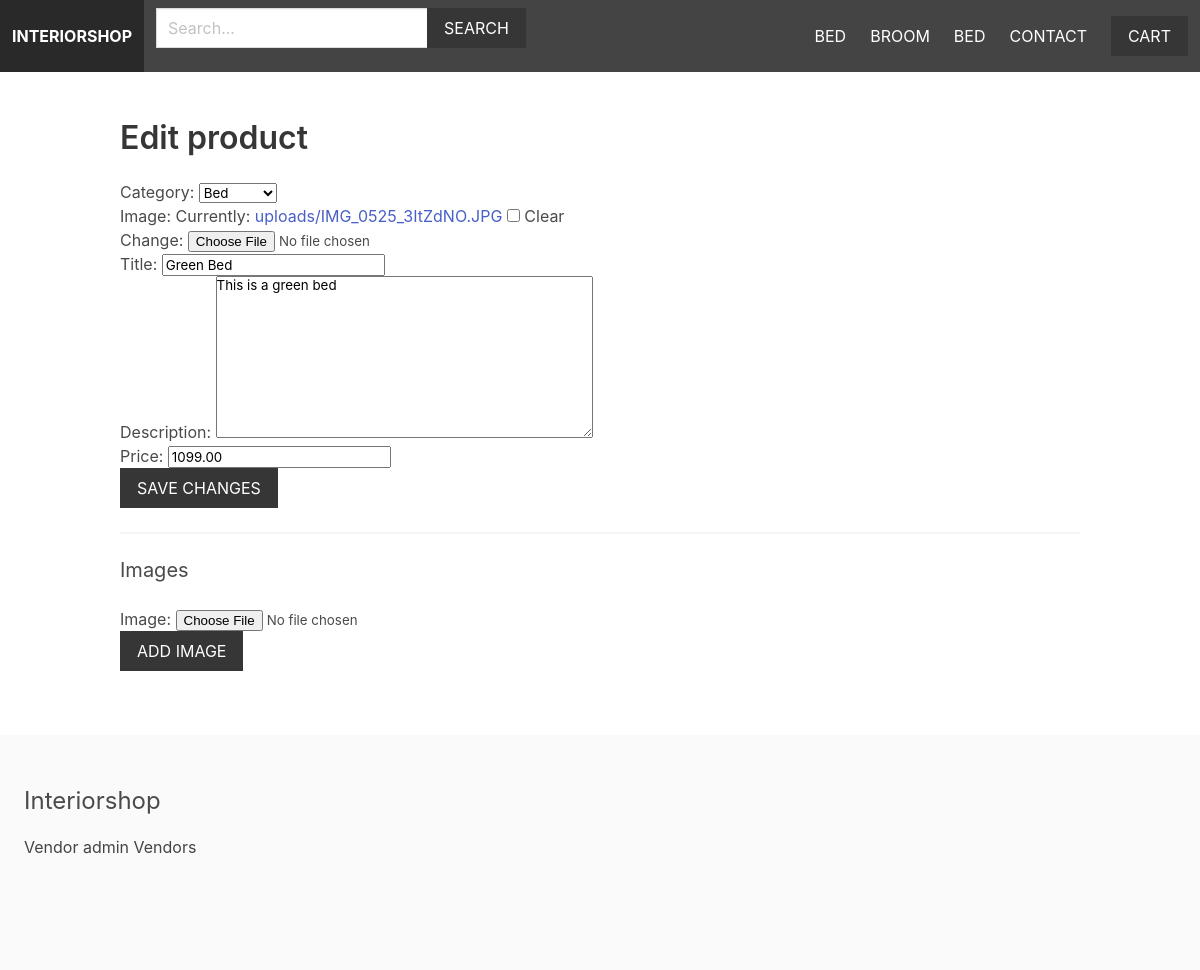
The page /vendors/edit-product/9/ (signed in) on the database its author committed.
### apps/product/models.py (models this page shows, shortened)
class Category(models.Model):
    title = models.CharField(max_length=255)
    slug = models.SlugField(max_length=255)
    ordering = models.IntegerField(default=0)
    class Meta:
        ordering = ['ordering']
    def __str__(self):
        return self.title

class Product(models.Model):
    category = models.ForeignKey(Category, related_name='products', on_delete=models.CASCADE)
    vendor = models.ForeignKey(Vendor, related_name='products', on_delete=models.CASCADE)
    title = models.CharField(max_length=255)
    slug = models.SlugField(max_length=255)
    description = models.TextField(blank=True, null=True)
    price = models.DecimalField(max_digits=6, decimal_places=2)
    date_added = models.DateTimeField(auto_now_add=True)
    image = models.ImageField(upload_to='uploads/', blank=True, null=True)
    thumbnail = models.ImageField(upload_to='uploads/', blank=True, null=True)
    class Meta:
        ordering = ['-date_added']

### apps/vendor/views.py (the view)
# urls.py: path('edit-product/<int:pk>/', views.edit_product, name='edit_product'),
@login_required
def edit_product(request, pk):
    vendor = request.user.vendor
    product = vendor.products.get(pk=pk)
    if request.method == 'POST':
        form = ProductForm(request.POST, request.FILES, instance=product)
        image_form = ProductImageForm(request.POST, request.FILES)
        if image_form.is_valid():
            productimage = image_form.save(commit=False)
            productimage.product = product
            productimage.save()
            return redirect('vendor_admin')
        if form.is_valid():
            form.save()
            return redirect('vendor_admin')
    else:
        form = ProductForm(instance=product)
        image_form = ProductImageForm()
    return render(request, 'vendor/edit_product.html', {'form': form, 'image_form': image_form, 'product': product})

### apps/vendor/forms.py
class ProductForm(ModelForm):
    class Meta:
        model = Product
        fields = ['category', 'image', 'title', 'description', 'price']

class ProductImageForm(ModelForm):
    class Meta:
        model = ProductImage
        fields = ['image']

### apps/cart/cart.py (called while the page is built)
    def __len__(self):
        return sum(item['quantity'] for item in self.cart.values())

### apps/cart/context_processors.py (called while the page is built)
def cart(request):
    return {'cart': Cart(request)}

### apps/product/context_processors.py (called while the page is built)
def menu_categories(request):
    categories = Category.objects.all()
    return {'menu_categories': categories}

### apps/vendor/templates/vendor/edit_product.html (shortened to what this page needs)
{% extends 'core/base.html' %}
{% block content %}
    <h1 class="title">Edit product</h1>
    <form method="post" action="." enctype="multipart/form-data">
        {{ form.as_p }}
        <div class="field">
            <div class="control">
                <button class="button is-dark is-uppercase">Save changes</button>
            </div>
        </div>
    </form>
    <hr>
    <h2 class="subtitle">Images</h2>
    <form method="post" action="." enctype="multipart/form-data">
        {{ image_form.as_p }}
        <div class="field">
            <div class="control">
                <button class="button is-dark is-uppercase">Add image</button>
            </div>
        </div>
    </form>
{% endblock %}

### apps/core/templates/core/base.html (shortened to what this page needs)
{% load static %}
<html lang="en">
  <head>
    <link
      rel="stylesheet"
      href="https://cdn.jsdelivr.net/npm/bulma@0.9.4/css/bulma.min.css"
    />
    <link rel="stylesheet" href="{% static 'styles/main.css' %}" />
  </head>
  <body>
    <nav class="navbar is-dark">
      <div class="navbar-brand">
        <a href="/" class="navbar-item"><strong>Interiorshop</strong></a>
      </div>
      <div class="navbar-menu" id="main-navbar">
          <div class="navbar-start">
            <div class="navbar-item">
                <form method="get" action="{% url 'search' %}">
                    <div class="field has-addons">
                        <div class="control">
                            <input type="text" class="input" placeholder="Search..." name="query">
                        </div>
                        <div class="control">
                            <button class="button is-dark is-uppercase">Search</button>
                        </div>
                    </div>
                </form>
            </div>
        </div>
        <div class="navbar-end">
          {% for category in menu_categories %}
              <a href="{% url 'category' category.slug %}" class="navbar-item">{{ category.title }}</a>
          {% endfor %}
          <a href="{% url 'contact' %}" class="navbar-item">Contact</a>
          <div class="navbar-item">
            <a href="{% url 'cart' %}" class="button is-dark">Cart{% if cart %} ({{ cart|length }}){% endif %}</a>
          </div>
        </div>
      </div>
    </nav>
    <section class="section">
      <div class="container">{% block content %} {% endblock %}</div>
    </section>
    <footer class="footer">
      <h3 class="is-size-4 mb-4">Interiorshop</h3>
      {% if request.user.is_authenticated %}
      <a href="{% url 'vendor_admin' %}">Vendor admin</a>
      {% else %}
      <a href="{% url 'become_vendor' %}">Become vendor</a>
      {% endif %}
      <a href="{% url 'vendors' %}">Vendors</a>
    </footer>
  </body>
</html>

### static/styles/main.css (style rules this page uses)
.navbar { text-transform: uppercase; }
.navbar.is-dark { background: #444; }
.footer a { margin-bottom: 15px; display: inline-block; color: #444; }
.input, .button { border-radius: 0; }

### rows shown on the page
Category: title "BED", title "Green Bed"
Category: title "BROOM"
Category: title "BED"
Product: category "Bed", description "This is a green bed", price "1099.00"
